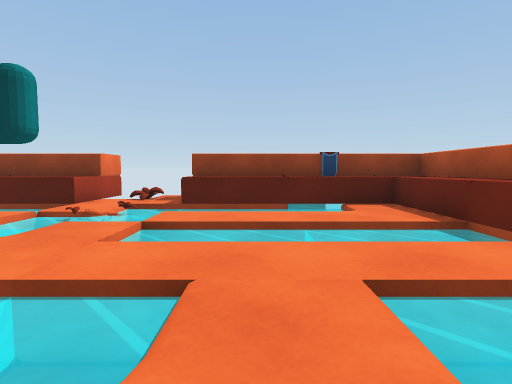
[1] (above)

17 first-person views from a walk through a scene from a Unity 3-D project. The camera is 0.62 m above the floor, tilts 4° down and sees 80° across. The floor is counted in squares, 1 m on a side. Each view is taken from the middle of a square. On the plan, view 1 faces up. The plan holds only what a view shows up to about 9 squares ahead; the rest is blank.

[2]
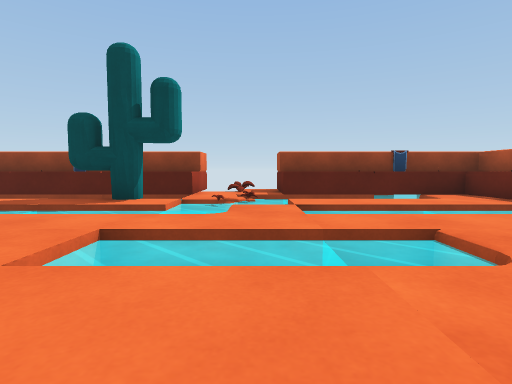

[3]
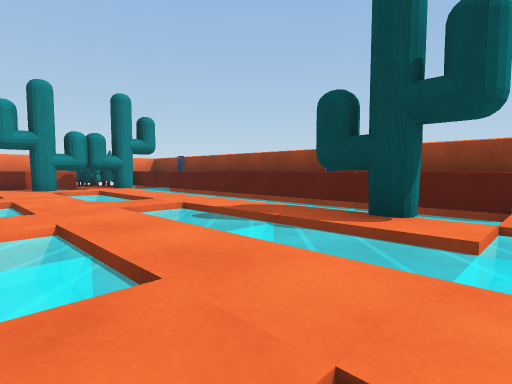

[4]
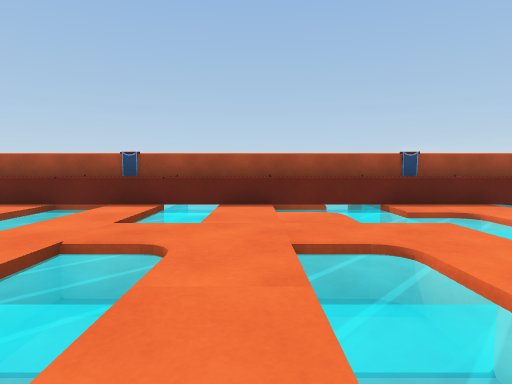

[5]
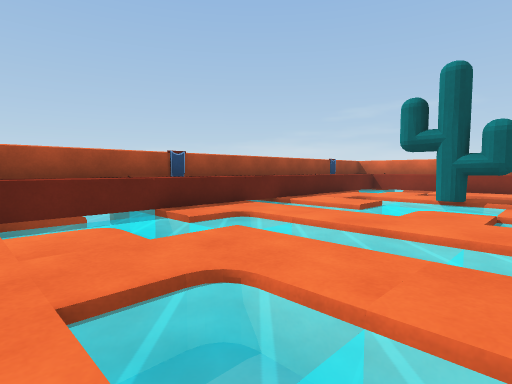

[6]
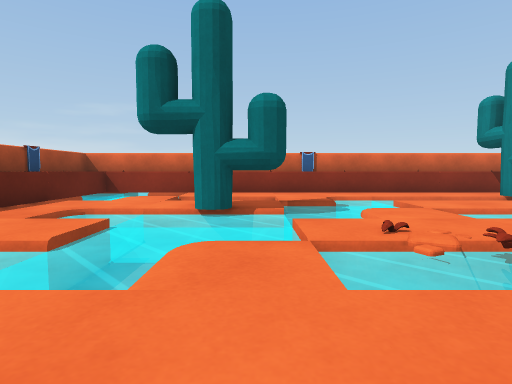

[7]
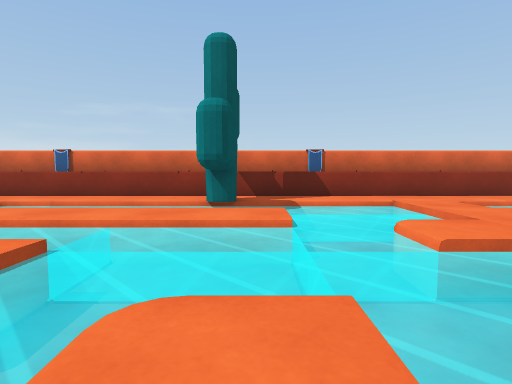

[8]
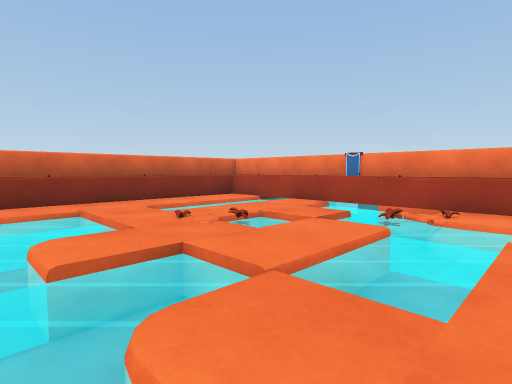

[9]
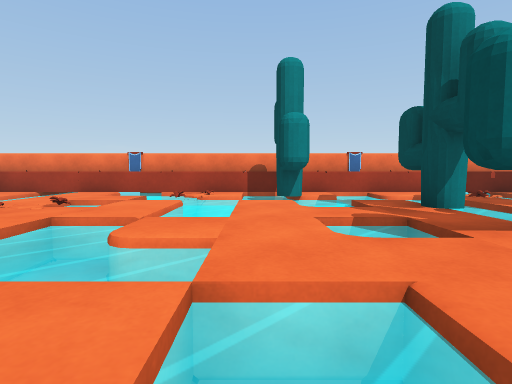

[10]
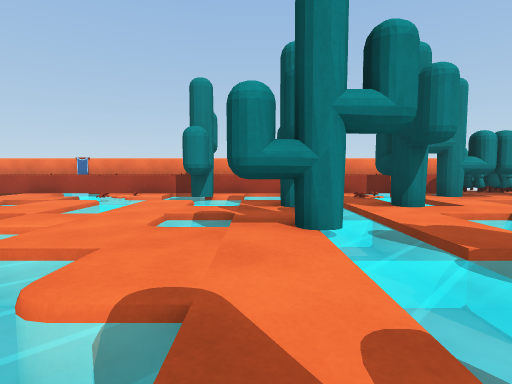

[11]
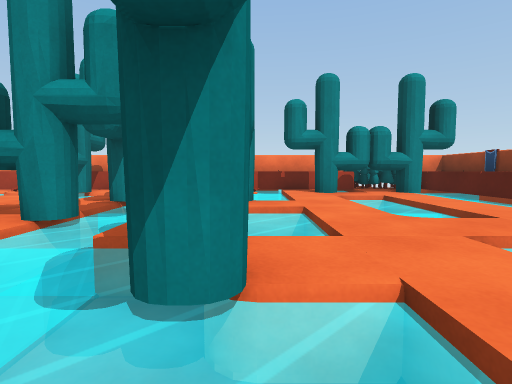

[12]
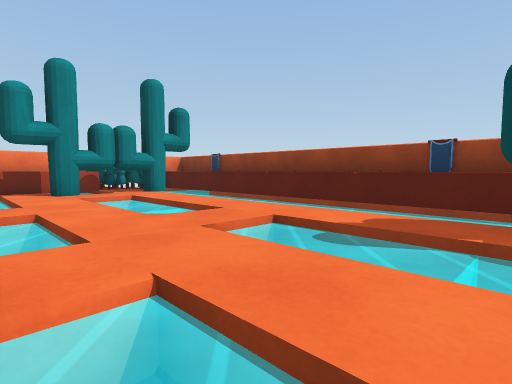

[13]
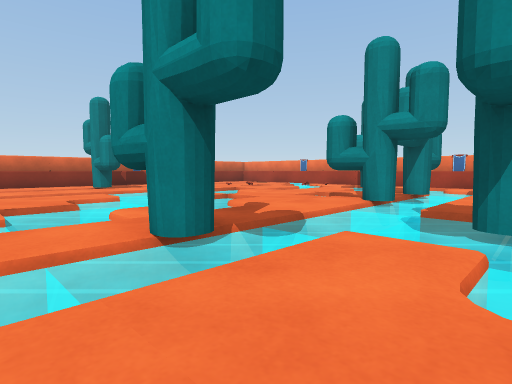

[14]
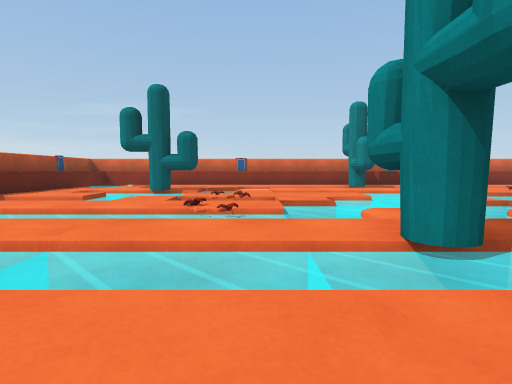

[15]
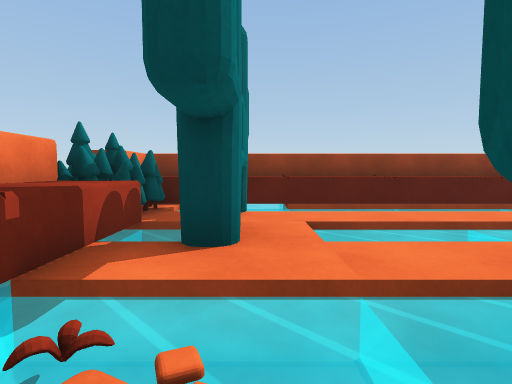

[16]
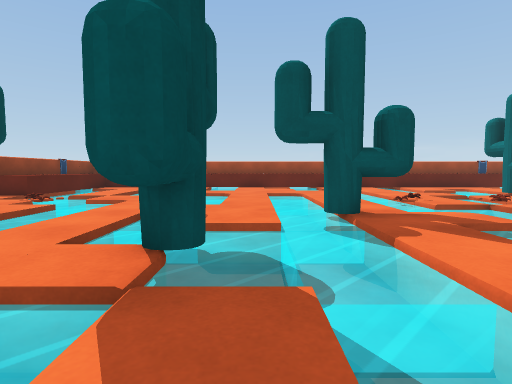

[17]
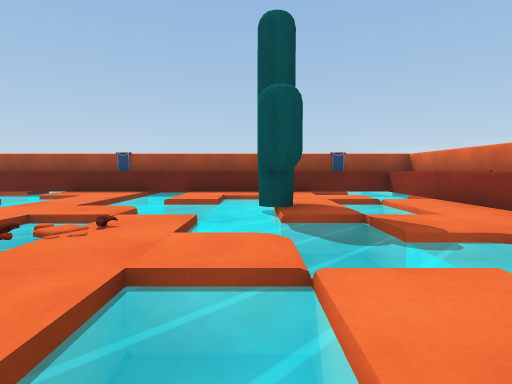

### Floor plan
Key: @ floor where view 1 was taken; # wall or solid block; x gap in a wall; . main floor; - floor 0.1 m lower than the main floor; / step, stairs or slope; = window, fence, low wall or low ledge; ^ raised ledge; B banner; O other object.
Columns run from 15 left of view 1 to 4 right of it. Each row starts with its distance up from view 1.
  8            #
  7  ##B#####B###=###B##
  6  ^^^^^^^^^^^=#^^^^^#
  5 ##-x------###=--- ^#
  4 #O.#........--... ^#
  3 #^-#--  ----- ----^B
  2 #^..... ..... ....^#
  1 #^=/# --#-- --- --^#
  0 #^..  ..-   ...@..^#
 -1 #B.-#---------- .-^#
 -2 #^--...#...#...   ^#
 -3 #^.#    .-.-=/--- ^B
 -4 #^--  ..--  ./... ^#
 -5 #^./--.-.   =/.---^#
 -6 #^-=..--    ..--..^#
 -7 #B  O..-----.-#-- ^#
 -8 #^      ....- ... ^#
 -9 #^--  ---#--  --. ^B
-10 #^... ....... ..- ^#
-11  ^#####B#####B####^#

Positions as (right, up) in squares from view 1, and headings:
1: (0, 0), facing up
2: (-2, -1), facing up
3: (-3, 1), facing up-left
4: (-3, 0), facing right
5: (-2, 0), facing down-right
6: (-1, -3), facing down
7: (-7, -4), facing down
8: (-8, -4), facing down-left
9: (-6, -4), facing left
10: (-5, -2), facing left
11: (-5, 1), facing left
12: (-5, 1), facing up-left
13: (-3, 1), facing down-left
14: (-3, 1), facing down
15: (-12, 0), facing up
16: (-9, 0), facing right
17: (-5, -7), facing right
